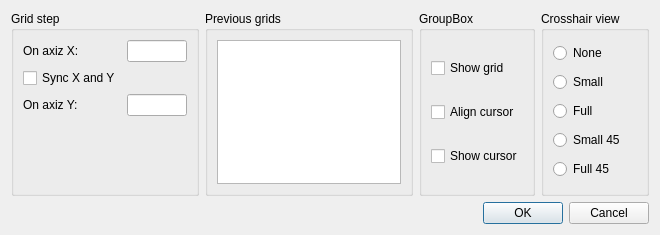
<?xml version="1.0" encoding="UTF-8"?>
<ui version="4.0">
 <class>SdDGrid</class>
 <widget class="QDialog" name="SdDGrid">
  <property name="geometry">
   <rect>
    <x>0</x>
    <y>0</y>
    <width>660</width>
    <height>235</height>
   </rect>
  </property>
  <property name="windowTitle">
   <string>Grid</string>
  </property>
  <layout class="QVBoxLayout" name="verticalLayout_4">
   <item>
    <layout class="QHBoxLayout" name="horizontalLayout">
     <item>
      <widget class="QGroupBox" name="groupBox">
       <property name="title">
        <string>Grid step</string>
       </property>
       <layout class="QFormLayout" name="formLayout">
        <item row="0" column="0">
         <widget class="QLabel" name="label">
          <property name="text">
           <string>On axiz X:</string>
          </property>
         </widget>
        </item>
        <item row="0" column="1">
         <widget class="QLineEdit" name="mStepX">
          <property name="minimumSize">
           <size>
            <width>60</width>
            <height>0</height>
           </size>
          </property>
          <property name="text">
           <string/>
          </property>
         </widget>
        </item>
        <item row="1" column="0">
         <widget class="QCheckBox" name="mSyncXY">
          <property name="text">
           <string>Sync X and Y</string>
          </property>
         </widget>
        </item>
        <item row="2" column="0">
         <widget class="QLabel" name="label_2">
          <property name="text">
           <string>On axiz Y:</string>
          </property>
         </widget>
        </item>
        <item row="2" column="1">
         <widget class="QLineEdit" name="mStepY">
          <property name="minimumSize">
           <size>
            <width>60</width>
            <height>0</height>
           </size>
          </property>
         </widget>
        </item>
       </layout>
      </widget>
     </item>
     <item>
      <widget class="QGroupBox" name="groupBox_2">
       <property name="title">
        <string>Previous grids</string>
       </property>
       <layout class="QVBoxLayout" name="verticalLayout_3">
        <item>
         <widget class="QListWidget" name="mPreviousList"/>
        </item>
       </layout>
      </widget>
     </item>
     <item>
      <widget class="QGroupBox" name="groupBox_3">
       <property name="title">
        <string>GroupBox</string>
       </property>
       <layout class="QVBoxLayout" name="verticalLayout_2">
        <item>
         <widget class="QCheckBox" name="mShowGrid">
          <property name="text">
           <string>Show grid</string>
          </property>
         </widget>
        </item>
        <item>
         <widget class="QCheckBox" name="mAlignCursor">
          <property name="text">
           <string>Align cursor</string>
          </property>
         </widget>
        </item>
        <item>
         <widget class="QCheckBox" name="mShowCursor">
          <property name="text">
           <string>Show cursor</string>
          </property>
         </widget>
        </item>
       </layout>
      </widget>
     </item>
     <item>
      <widget class="QGroupBox" name="groupBox_4">
       <property name="title">
        <string>Crosshair view</string>
       </property>
       <layout class="QVBoxLayout" name="verticalLayout">
        <item>
         <widget class="QRadioButton" name="mCrosshairNone">
          <property name="text">
           <string>None</string>
          </property>
         </widget>
        </item>
        <item>
         <widget class="QRadioButton" name="mCrosshairSmall">
          <property name="text">
           <string>Small</string>
          </property>
         </widget>
        </item>
        <item>
         <widget class="QRadioButton" name="mCrosshairFull">
          <property name="text">
           <string>Full</string>
          </property>
         </widget>
        </item>
        <item>
         <widget class="QRadioButton" name="mCrosshairSmall45">
          <property name="text">
           <string>Small 45</string>
          </property>
         </widget>
        </item>
        <item>
         <widget class="QRadioButton" name="mCrosshairFull45">
          <property name="text">
           <string>Full 45</string>
          </property>
         </widget>
        </item>
       </layout>
      </widget>
     </item>
    </layout>
   </item>
   <item>
    <widget class="QDialogButtonBox" name="buttonBox">
     <property name="orientation">
      <enum>Qt::Horizontal</enum>
     </property>
     <property name="standardButtons">
      <set>QDialogButtonBox::Cancel|QDialogButtonBox::Ok</set>
     </property>
    </widget>
   </item>
  </layout>
 </widget>
 <resources/>
 <connections>
  <connection>
   <sender>buttonBox</sender>
   <signal>accepted()</signal>
   <receiver>SdDGrid</receiver>
   <slot>accept()</slot>
   <hints>
    <hint type="sourcelabel">
     <x>248</x>
     <y>254</y>
    </hint>
    <hint type="destinationlabel">
     <x>157</x>
     <y>274</y>
    </hint>
   </hints>
  </connection>
  <connection>
   <sender>buttonBox</sender>
   <signal>rejected()</signal>
   <receiver>SdDGrid</receiver>
   <slot>reject()</slot>
   <hints>
    <hint type="sourcelabel">
     <x>316</x>
     <y>260</y>
    </hint>
    <hint type="destinationlabel">
     <x>286</x>
     <y>274</y>
    </hint>
   </hints>
  </connection>
 </connections>
</ui>
